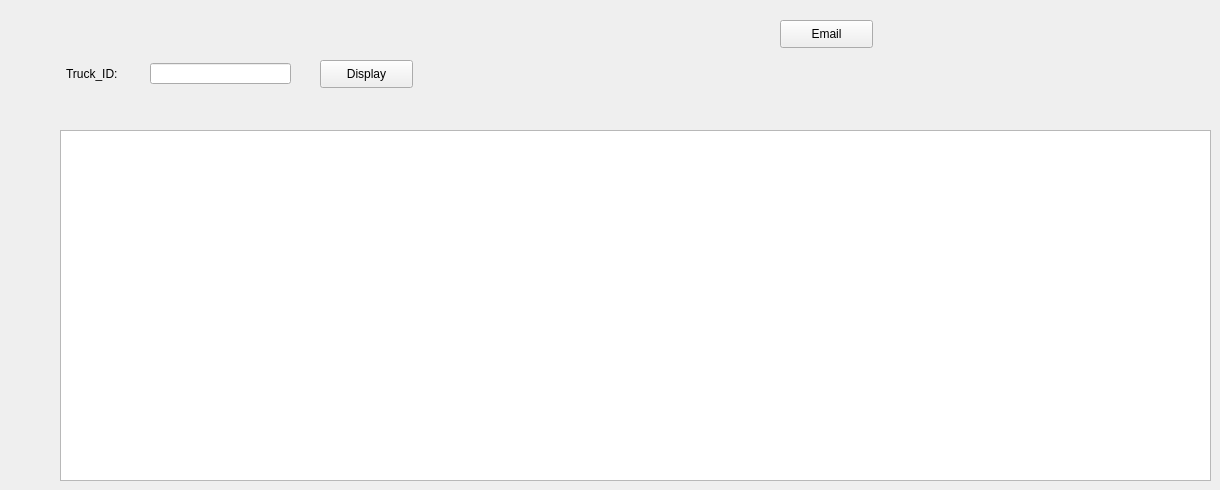
     <widget class="QWidget" name="tab_Search_Truck">
      <attribute name="title">
       <string>Search</string>
      </attribute>
      <widget class="QPushButton" name="pushButton_Truck_Display">
       <property name="geometry">
        <rect>
         <x>320</x>
         <y>60</y>
         <width>93</width>
         <height>28</height>
        </rect>
       </property>
       <property name="text">
        <string>Display</string>
       </property>
      </widget>
      <widget class="QLineEdit" name="lineEdit_Search_Truck_ID">
       <property name="geometry">
        <rect>
         <x>150</x>
         <y>63</y>
         <width>141</width>
         <height>21</height>
        </rect>
       </property>
      </widget>
      <widget class="QLabel" name="label_2">
       <property name="geometry">
        <rect>
         <x>66</x>
         <y>66</y>
         <width>61</width>
         <height>16</height>
        </rect>
       </property>
       <property name="text">
        <string>Truck_ID:</string>
       </property>
      </widget>
      <widget class="QTableView" name="tableView_Search_Truck_List">
       <property name="geometry">
        <rect>
         <x>60</x>
         <y>130</y>
         <width>1151</width>
         <height>351</height>
        </rect>
       </property>
      </widget>
      <widget class="QPushButton" name="pushButton_Email">
       <property name="geometry">
        <rect>
         <x>780</x>
         <y>20</y>
         <width>93</width>
         <height>28</height>
        </rect>
       </property>
       <property name="text">
        <string>Email</string>
       </property>
      </widget>
     </widget>
